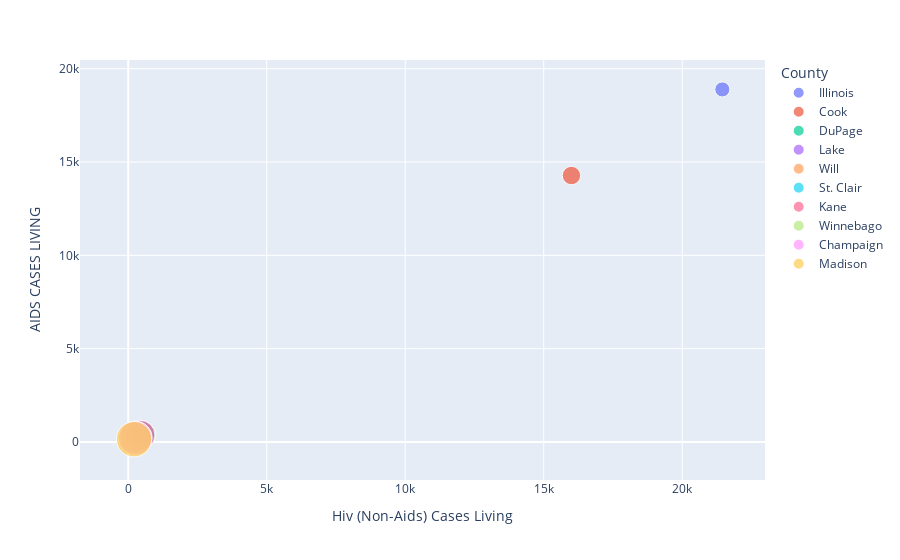

The cell this chart's notebook holds for it:
### Code cell
# view it using bubble chart
highvalue = df1_copy.copy()
highvaluesort = highvalue.sort_values(by='Hiv (Non-Aids) Cases Living', ascending=False)
highValueSortScatter = highvaluesort.loc[highvaluesort['Hiv (Non-Aids) Cases Living']> 200]
# plotting using a scatter plot
sizes = [10, 15, 20, 25, 30, 35, 40, 45, 50, 55]  # Sizes of the bubbles 
fig = px.scatter(highValueSortScatter,
        x=highValueSortScatter['Hiv (Non-Aids) Cases Living'], y=highValueSortScatter['AIDS CASES LIVING'],
        hover_name=highValueSortScatter['County'],color=highValueSortScatter['County'],
        size=sizes,size_max=25
)
fig.show()

### Figure 1 — Plotly figure (JSON) as saved in the notebook; plotly's stock layout.template omitted (floating-point values rounded to 4 significant figures)
{"data": [{"hovertemplate": "<b>%{hovertext}</b><br><br>County=Illinois<br>Hiv (Non-Aids) Cases Living=%{x}<br>AIDS CASES LIVING=%{y}<br>size=%{marker.size}<extra></extra>", "hovertext": ["Illinois"], "legendgroup": "Illinois", "marker": {"color": "#636efa", "size": [10], "sizemode": "area", "sizeref": 0.088, "symbol": "circle"}, "mode": "markers", "name": "Illinois", "orientation": "v", "showlegend": true, "type": "scatter", "x": [21447], "xaxis": "x", "y": [18891], "yaxis": "y"}, {"hovertemplate": "<b>%{hovertext}</b><br><br>County=Cook<br>Hiv (Non-Aids) Cases Living=%{x}<br>AIDS CASES LIVING=%{y}<br>size=%{marker.size}<extra></extra>", "hovertext": ["Cook"], "legendgroup": "Cook", "marker": {"color": "#EF553B", "size": [15], "sizemode": "area", "sizeref": 0.088, "symbol": "circle"}, "mode": "markers", "name": "Cook", "orientation": "v", "showlegend": true, "type": "scatter", "x": [16000], "xaxis": "x", "y": [14277], "yaxis": "y"}, {"hovertemplate": "<b>%{hovertext}</b><br><br>County=DuPage<br>Hiv (Non-Aids) Cases Living=%{x}<br>AIDS CASES LIVING=%{y}<br>size=%{marker.size}<extra></extra>", "hovertext": ["DuPage"], "legendgroup": "DuPage", "marker": {"color": "#00cc96", "size": [20], "sizemode": "area", "sizeref": 0.088, "symbol": "circle"}, "mode": "markers", "name": "DuPage", "orientation": "v", "showlegend": true, "type": "scatter", "x": [572], "xaxis": "x", "y": [440], "yaxis": "y"}, {"hovertemplate": "<b>%{hovertext}</b><br><br>County=Lake<br>Hiv (Non-Aids) Cases Living=%{x}<br>AIDS CASES LIVING=%{y}<br>size=%{marker.size}<extra></extra>", "hovertext": ["Lake"], "legendgroup": "Lake", "marker": {"color": "#ab63fa", "size": [25], "sizemode": "area", "sizeref": 0.088, "symbol": "circle"}, "mode": "markers", "name": "Lake", "orientation": "v", "showlegend": true, "type": "scatter", "x": [541], "xaxis": "x", "y": [461], "yaxis": "y"}, {"hovertemplate": "<b>%{hovertext}</b><br><br>County=Will<br>Hiv (Non-Aids) Cases Living=%{x}<br>AIDS CASES LIVING=%{y}<br>size=%{marker.size}<extra></extra>", "hovertext": ["Will"], "legendgroup": "Will", "marker": {"color": "#FFA15A", "size": [30], "sizemode": "area", "sizeref": 0.088, "symbol": "circle"}, "mode": "markers", "name": "Will", "orientation": "v", "showlegend": true, "type": "scatter", "x": [528], "xaxis": "x", "y": [385], "yaxis": "y"}, {"hovertemplate": "<b>%{hovertext}</b><br><br>County=St. Clair<br>Hiv (Non-Aids) Cases Living=%{x}<br>AIDS CASES LIVING=%{y}<br>size=%{marker.size}<extra></extra>", "hovertext": ["St. Clair"], "legendgroup": "St. Clair", "marker": {"color": "#19d3f3", "size": [35], "sizemode": "area", "sizeref": 0.088, "symbol": "circle"}, "mode": "markers", "name": "St. Clair", "orientation": "v", "showlegend": true, "type": "scatter", "x": [473], "xaxis": "x", "y": [378], "yaxis": "y"}, {"hovertemplate": "<b>%{hovertext}</b><br><br>County=Kane<br>Hiv (Non-Aids) Cases Living=%{x}<br>AIDS CASES LIVING=%{y}<br>size=%{marker.size}<extra></extra>", "hovertext": ["Kane"], "legendgroup": "Kane", "marker": {"color": "#FF6692", "size": [40], "sizemode": "area", "sizeref": 0.088, "symbol": "circle"}, "mode": "markers", "name": "Kane", "orientation": "v", "showlegend": true, "type": "scatter", "x": [419], "xaxis": "x", "y": [361], "yaxis": "y"}, {"hovertemplate": "<b>%{hovertext}</b><br><br>County=Winnebago<br>Hiv (Non-Aids) Cases Living=%{x}<br>AIDS CASES LIVING=%{y}<br>size=%{marker.size}<extra></extra>", "hovertext": ["Winnebago"], "legendgroup": "Winnebago", "marker": {"color": "#B6E880", "size": [45], "sizemode": "area", "sizeref": 0.088, "symbol": "circle"}, "mode": "markers", "name": "Winnebago", "orientation": "v", "showlegend": true, "type": "scatter", "x": [275], "xaxis": "x", "y": [255], "yaxis": "y"}, {"hovertemplate": "<b>%{hovertext}</b><br><br>County=Champaign<br>Hiv (Non-Aids) Cases Living=%{x}<br>AIDS CASES LIVING=%{y}<br>size=%{marker.size}<extra></extra>", "hovertext": ["Champaign"], "legendgroup": "Champaign", "marker": {"color": "#FF97FF", "size": [50], "sizemode": "area", "sizeref": 0.088, "symbol": "circle"}, "mode": "markers", "name": "Champaign", "orientation": "v", "showlegend": true, "type": "scatter", "x": [256], "xaxis": "x", "y": [207], "yaxis": "y"}, {"hovertemplate": "<b>%{hovertext}</b><br><br>County=Madison<br>Hiv (Non-Aids) Cases Living=%{x}<br>AIDS CASES LIVING=%{y}<br>size=%{marker.size}<extra></extra>", "hovertext": ["Madison"], "legendgroup": "Madison", "marker": {"color": "#FECB52", "size": [55], "sizemode": "area", "sizeref": 0.088, "symbol": "circle"}, "mode": "markers", "name": "Madison", "orientation": "v", "showlegend": true, "type": "scatter", "x": [209], "xaxis": "x", "y": [146], "yaxis": "y"}], "layout": {"autosize": true, "legend": {"itemsizing": "constant", "title": {"text": "County"}, "tracegroupgap": 0}, "margin": {"t": 60}, "xaxis": {"anchor": "y", "autorange": true, "domain": [0, 1], "range": [-1564.0, 22900.0], "title": {"text": "Hiv (Non-Aids) Cases Living"}, "type": "linear"}, "yaxis": {"anchor": "x", "autorange": true, "domain": [0, 1], "range": [-3250.0, 21040.0], "title": {"text": "AIDS CASES LIVING"}, "type": "linear"}}}
